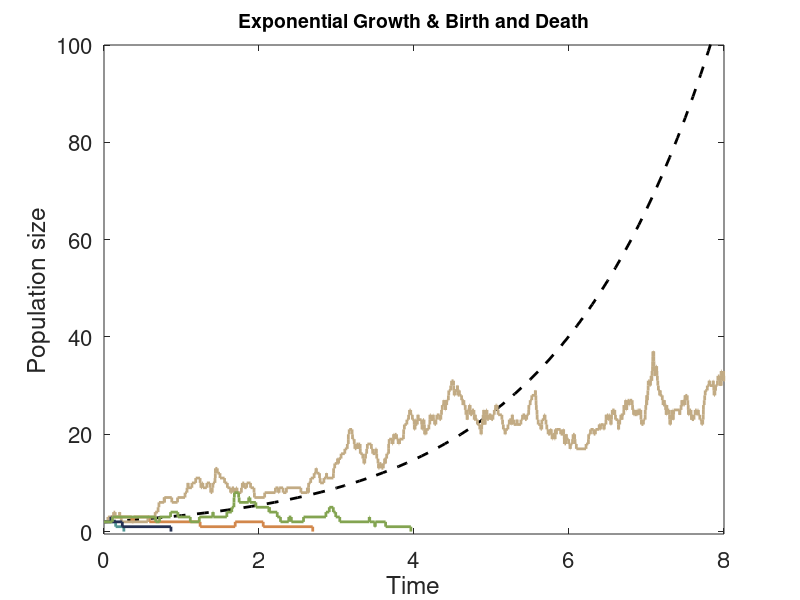
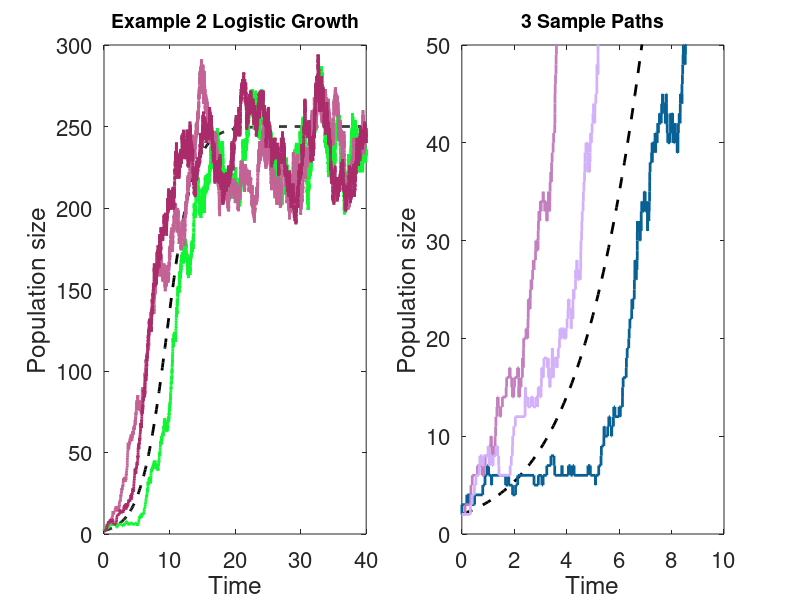
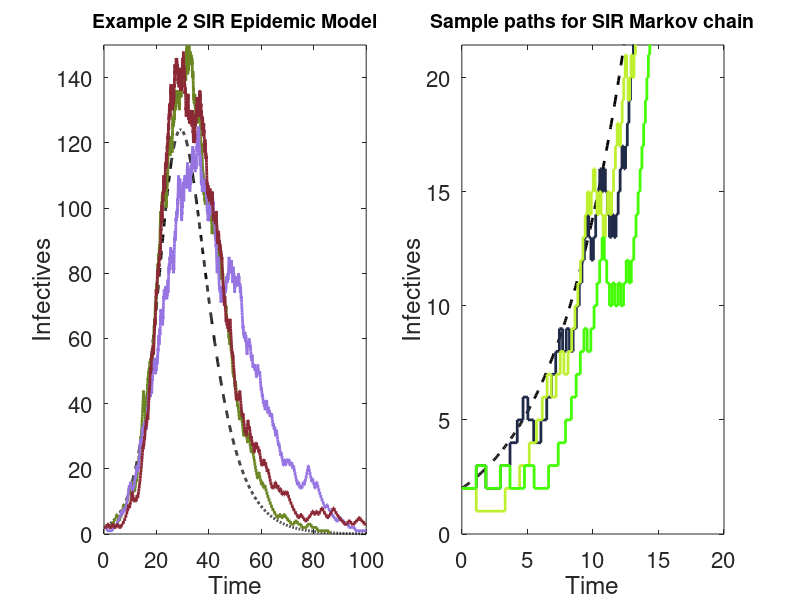

Recreate these plots in MATLAB, in order.
clc; clear all;  delete(get(0,'Children'));

%%% Display setting and output setup
scr = get(groot,'ScreenSize');                              % screen resolution
fig2 =  figure('Position',...                               % draw figure
        [scr(3)/9 scr(4)-(scr(3)/5) scr(3)/5 scr(3)/5]);
set(fig2,'numbertitle','off',...                            % Give figure useful title
        'name','Figure 2',...
        'Color','white',...
        'Units','normalized');
fontName='Helvetica';
fontsize=16;
set(0,'defaultAxesFontName', fontName);                     % Make fonts pretty
set(0,'defaultTextFontName', fontName);
set(0,'DefaultAxesFontSize', fontsize)
set(groot,'FixedWidthFontName', 'ElroNet Monospace')  


% FIGURE 2: Exponential Growth & Birth and Death
X0=2; b=2; d=1.5; % Initial value and parameters
x=[0:.1:8];
y=X0*exp((b-d) .*x);% Deterministic solution
plot(x,y,'k--', 'Linewidth' ,2);
axis( [0,8,0,100]);
title({'Exponential Growth & Birth and Death'},'Fontsize',14);
hold on

for k=1:5 % Five Sample Paths
    clear t n
    t(1)=0; n(1)=X0;
    j=1;
    while n(j)>0 & n(j)<100 % Stop when hits zero or reaches size=100
        u1=rand; u2=rand; % Two uniform random numbers
        t(j+1)=-log(u1)/(b*n(j)+d*n(j))+t(j);% Interevent time
        if u2<b/ (b+d)
            n(j+1)=n(j)+1; %Birth
        else
            n(j+1)=n(j)-1; %Death
        end
        j=j+1;
    end
    stairs(t,n,'-','linewidth',2,'color',rand(1,3));
end

hold off
xlabel('Time'); ylabel('Population size');
axis( [0,8,-0.5,100]);

%%% Display setting and output setup
scr = get(groot,'ScreenSize');                              % screen resolution
fig4 =  figure('Position',...                               % draw figure
        [scr(3)/3 scr(4)-(scr(4)/2.8) scr(3)/1.5 scr(4)/2.8]);
set(fig4,'numbertitle','off',...                            % Give figure useful title
        'name','Figure 4',...
        'Color','white',...
        'Units','normalized');
set(0,'defaultAxesFontName', fontName);                     % Make fonts pretty
set(0,'defaultTextFontName', fontName);
set(0,'DefaultAxesFontSize', fontsize)
set(groot,'FixedWidthFontName', 'ElroNet Monospace')  

% FIGURE 4: Example 1 Logistic Growth
b1=1.0; d1=0.5; r=b1-d1; K=250; X0=2; time=40; % Parameters and Initial values
x=[0:0.1:time];
y=X0*K./(X0+(K-X0)*exp(-r*x));
for k1=1:2
    subplot(1,2,k1)
    plot(x,y, 'k--','linewidth',2);
    axis([0,40/k1^2,0,300/k1^(log(6)/log(2))]);
    xlabel('Time'); ylabel('Population size');
    hold on
end
for k2=1:3 % 3 sample paths
    clear t n
    t(1)=0; n(1)=X0;
    j=1;
    while n(j)>0.0 & t(j)<time; % Stop when size hits zero or time reaches 40
        u1=rand;u2=rand; % Two uniform random numbers
        lam=b1*n(j);
        mu=d1*n(j)+r*n(j)^2/K;
        tot=lam+mu;
        t(j+1)=t(j)-log(u1)/(tot); % Interevent time
        if u2<lam/tot
            n(j+1) =n(j) +1;
        else
            n (j+1)=n(j)-1 ;
        end
        j=j+1;
    end
    for k3=1:2
        sp(k3)=subplot(1,2,k3)
        stairs(t,n, '-','linewidth',2,'color',rand(1,3));
    end
end
title(sp(1),{'Example 2 Logistic Growth'},'Fontsize',14);
title(sp(2),{'3 Sample Paths'},'Fontsize',14);


% Estimate Probability of Extinction in Logistic Growth
count=0;
for k4=1:10000 % Number of sample paths
    clear n
    n=X0;
    while n>0 & n<50; % Stop when size either hits zero or 50
        u=rand;
        lam=b1*n;
        mu=d1*n+r*n^2/K;
        tot=lam+mu;
        if u<lam/tot
            n=n+1; % Birth
        else
            n=n-1; % Death
        end
    end
    if n==0
        count=count+1;
    end
end
probext=count/10000
estext=(d1/b1)^(X0)

%%% Display setting and output setup
scr = get(groot,'ScreenSize');                              % screen resolution
fig5 =  figure('Position',...                               % draw figure
        [scr(3)/3 scr(4)/2-(scr(4)/2.8) scr(3)/1.5 scr(4)/2.8]);
set(fig5,'numbertitle','off',...                            % Give figure useful title
        'name','Figure 5',...
        'Color','white',...
        'Units','normalized');
set(0,'defaultAxesFontName', fontName);                     % Make fonts pretty
set(0,'defaultTextFontName', fontName);
set(0,'DefaultAxesFontSize', fontsize)
set(groot,'FixedWidthFontName', 'ElroNet Monospace')  

% FIGURE 5: Example 2 SIR Epidemic Model
gam=0.2; beta=0.4; N=800; i0=2 %Parameters and initial values
dt=0.05; tim=100; time=tim/dt; i(1)=i0; s(1)=N-i0; sumc=0;
for tt=1:time %Euler's method for solving ODE
    i(tt+1)=i(tt)+dt*((beta/N)*i(tt)*s(tt)-gam*i(tt));
    s(tt+1)=s(tt)+dt*(-(beta/N)*i(tt)*s(tt));
    sumc=sumc+dt*(beta/N)*i(tt)*s(tt);
end
TotalCases=round(sumc)+i0 % Count number of cases in ODE
for k1=1:2
    subplot(1,2,k1)
    plot([0:dt:tim],i,'k--','linewidth',2);
    axis([0,100/k1^(log(5)/log(2)),0,150/k1^(log(7)/log(2))]);
    xlabel('Time'); ylabel('Infectives');
    hold on
end

for k2=1:3 % Sample paths for SIR Markov chain
    clear t i s
    t(1)=0; i(1)=i0; s(1)=N-i0;
    j=1;
    while i(j)>0 & t(j)<time % Stop when infectives hit zero or time=lOO
        ul=rand;u2=rand;
        t(j+1)=-log(u1)/((beta/N)*i(j)*s(j)+gam*i(j))+t(j);
        if (u2<=(beta/N)*s(j)/(beta/N*s(j)+gam))
            i(j+1)=i(j)+1;
            s(j+1)=s(j)-1;
        else
            i(j+1)=i(j)-1;
            s(j+1)=s(j);
        end
        j=j+1;
    end
    for k3=1:2
        sp(k3)=subplot(1,2,k3)
        stairs(t,i,'-','linewidth',2,'color',rand(1,3));
    end
end
title(sp(1),{'Example 2 SIR Epidemic Model'},'Fontsize',14);
title(sp(2),{'Sample paths for SIR Markov chain'},'Fontsize',14);

% Estimate Probability of Epidemic Extinction in SIR model
count=0;
for k4=1:10000 % Number of sample paths
    clear t s i
    i=i0; s=N-i0;
    j=1;
    while i>0 & i<25 % Stop when size either hits zero or reaches 25
        ul=rand; u2=rand;
        if (u2<=(beta/N)*s/(beta/N*s+gam))
            i=i+1;
            s=s-1;
        else
            i=i-1;
            s=s;
        end
    j=j+1;
    end
    if i==0
        count=count+1;
    end
end
probext=count/10000
estext=(gam/beta)^i0